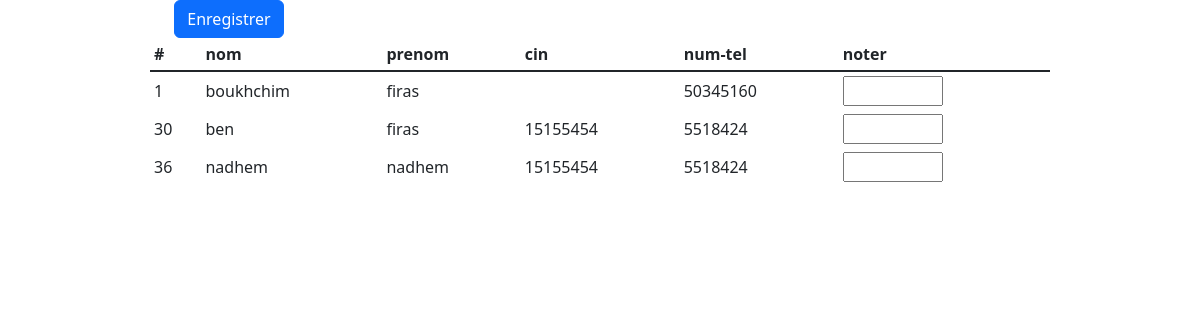
The page /notes/ajouter_note.php on the database its author committed.
### tables this page shows
CREATE TABLE `utilisateur` (
  `id_utilisateur` int NOT NULL,
  `prenom` varchar(255) NOT NULL,
  `nom` varchar(255) NOT NULL,
  `cin` varchar(255) NOT NULL,
  `num_tel` int NOT NULL,
  `role` varchar(256) NOT NULL,
  `mdp` varchar(255) DEFAULT NULL
);

### notes/ajouter_note.php (the view, shortened to what this page needs)
<!DOCTYPE html>
<html lang="en">
<head>
    <link href="https://cdn.jsdelivr.net/npm/bootstrap@5.3.0-alpha3/dist/css/bootstrap.min.css" rel="stylesheet">
</head>
<body>
<div class="container-fluid ">
  <div class="row justify-content-center">
<?php  require '../config.php' ?>
<div class="row w-75 ">
    <form method ="POST">
<input style="width:110px;"  type="submit" name="submit" class="btn btn-primary  " value="Enregistrer"></div>
<table class=" table-sm  w-75 justify-content" style=" overflow:scroll;">
  <thead>
    <tr>
      <th scope="col">#</th>
      <th scope="col">nom</th>
      <th scope="col">prenom</th>
      <th scope="col">cin</th>
      <th scope="col"> num-tel</th>
      <th scope="col"> noter</th>
    </tr>
  </thead>
  <tbody class="table-group-divider">
 <?php
 try {
    $stmt = $db->prepare("SELECT * FROM utilisateur where role= 'eleve'");
$stmt->execute();
$contacts = $stmt->fetchAll(PDO::FETCH_ASSOC);
 foreach ($contacts as $contact): ?>
    <tr>
        <td><?=$contact['id_utilisateur']?></td>
        <td><?=$contact['nom']?></td>
        <td><?=$contact['prenom']?></td>
        <td><?=$contact['cin']?></td>
        <td><?=$contact['num_tel']?></td>
        <td><input type ="number" style="width:100px;" name="<?php  echo $contact['id_utilisateur']?>"></td>
    </tr>
    <?php endforeach;
    echo'</tbody>
    </table>';
     }
    catch(PDOException $e)
{
    echo "<br> Probleme de requete".$e->getMessage();
}
 ?>
</body>
</html>

### rows shown on the page
utilisateur: id_utilisateur "1", nom "boukhchim", prenom "firas", num_tel "50345160"
utilisateur: id_utilisateur "30", nom "ben", prenom "firas", cin "15155454", num_tel "5518424"
utilisateur: id_utilisateur "36", nom "nadhem", prenom "nadhem", cin "15155454", num_tel "5518424"
